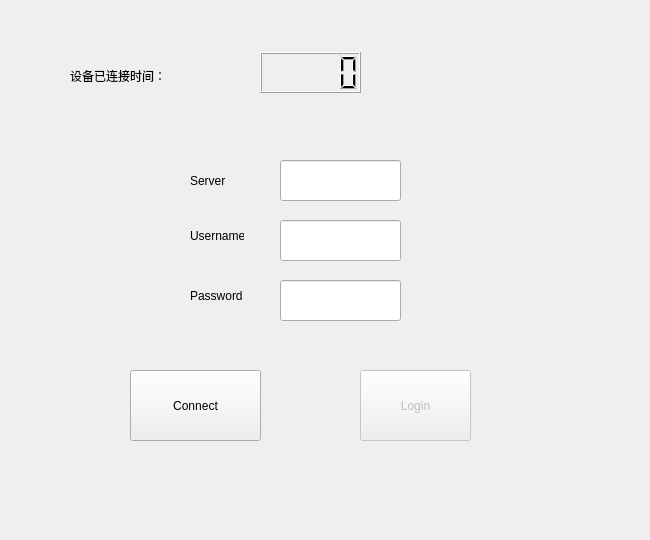
<?xml version="1.0" encoding="UTF-8"?>
<ui version="4.0">
 <class>Widget</class>
 <widget class="QWidget" name="Widget">
  <property name="geometry">
   <rect>
    <x>0</x>
    <y>0</y>
    <width>650</width>
    <height>540</height>
   </rect>
  </property>
  <property name="windowTitle">
   <string>Widget</string>
  </property>
  <widget class="QLabel" name="label">
   <property name="geometry">
    <rect>
     <x>190</x>
     <y>170</y>
     <width>54</width>
     <height>21</height>
    </rect>
   </property>
   <property name="text">
    <string>Server</string>
   </property>
  </widget>
  <widget class="QLabel" name="label_2">
   <property name="geometry">
    <rect>
     <x>190</x>
     <y>230</y>
     <width>54</width>
     <height>12</height>
    </rect>
   </property>
   <property name="text">
    <string>Username</string>
   </property>
  </widget>
  <widget class="QLabel" name="label_3">
   <property name="geometry">
    <rect>
     <x>190</x>
     <y>290</y>
     <width>54</width>
     <height>12</height>
    </rect>
   </property>
   <property name="text">
    <string>Password</string>
   </property>
  </widget>
  <widget class="QPushButton" name="ConnectButton">
   <property name="geometry">
    <rect>
     <x>130</x>
     <y>370</y>
     <width>131</width>
     <height>71</height>
    </rect>
   </property>
   <property name="text">
    <string>Connect</string>
   </property>
  </widget>
  <widget class="QPushButton" name="LoginButton">
   <property name="enabled">
    <bool>false</bool>
   </property>
   <property name="geometry">
    <rect>
     <x>360</x>
     <y>370</y>
     <width>111</width>
     <height>71</height>
    </rect>
   </property>
   <property name="focusPolicy">
    <enum>Qt::StrongFocus</enum>
   </property>
   <property name="text">
    <string>Login</string>
   </property>
  </widget>
  <widget class="QLineEdit" name="hostLineEdit">
   <property name="geometry">
    <rect>
     <x>280</x>
     <y>160</y>
     <width>121</width>
     <height>41</height>
    </rect>
   </property>
  </widget>
  <widget class="QLineEdit" name="usernameEdit">
   <property name="geometry">
    <rect>
     <x>280</x>
     <y>220</y>
     <width>121</width>
     <height>41</height>
    </rect>
   </property>
  </widget>
  <widget class="QLineEdit" name="passwordEdit">
   <property name="geometry">
    <rect>
     <x>280</x>
     <y>280</y>
     <width>121</width>
     <height>41</height>
    </rect>
   </property>
   <property name="focusPolicy">
    <enum>Qt::StrongFocus</enum>
   </property>
   <property name="echoMode">
    <enum>QLineEdit::Password</enum>
   </property>
  </widget>
  <widget class="QLabel" name="label_4">
   <property name="geometry">
    <rect>
     <x>70</x>
     <y>50</y>
     <width>111</width>
     <height>51</height>
    </rect>
   </property>
   <property name="text">
    <string>设备已连接时间：</string>
   </property>
  </widget>
  <widget class="QLCDNumber" name="lcdNumber">
   <property name="geometry">
    <rect>
     <x>260</x>
     <y>52</y>
     <width>101</width>
     <height>41</height>
    </rect>
   </property>
  </widget>
 </widget>
 <layoutdefault spacing="6" margin="11"/>
 <resources/>
 <connections/>
</ui>
